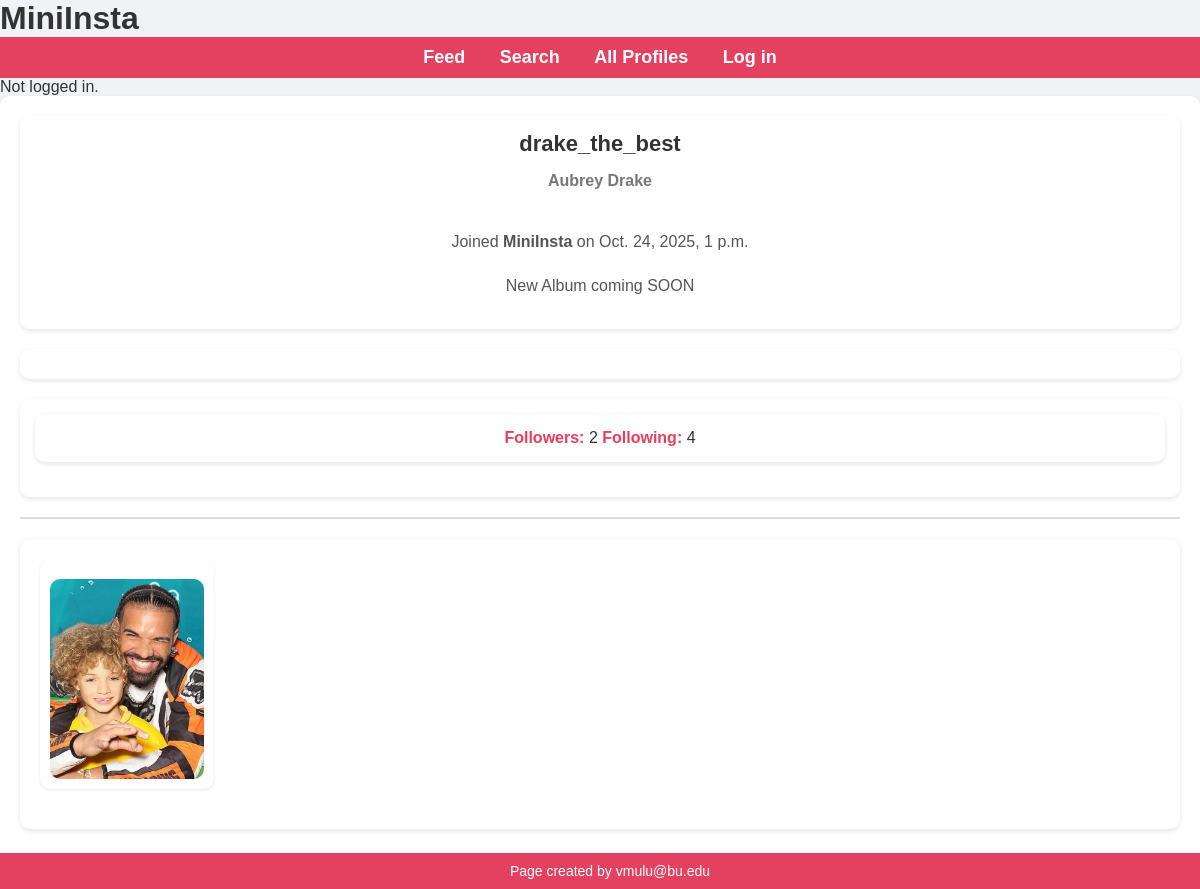
The page /mini_insta/profile/12/ on the database its author committed.
### mini_insta/models.py (models this page shows, shortened)
class Profile(models.Model):
    username = models.TextField(blank=True)
    display_name = models.TextField(blank=True)
    profile_image_url = models.URLField(blank=True)
    join_date = models.DateTimeField(auto_now=True)
    bio_text = models.TextField(blank=True)
    user = models.ForeignKey(User, on_delete=models.CASCADE)
    def __str__(self):
        return f'username: {self.username} name: {self.display_name}'
    def get_all_posts(self):
        posts = Post.objects.filter(profile=self)
        return posts
    def get_followers(self):
        followers = Follow.objects.filter(profile=self)
        followers_lst = []
        for follow in followers:
            followers_lst.append(follow.follower_profile)
        return followers_lst
    def get_num_followers(self):
        followers_lst = self.get_followers()
        return len(followers_lst)
    def get_following(self):
        following = Follow.objects.filter(follower_profile=self)
        following_lst = []
        for follow in following:
            following_lst.append(follow.profile)
        return following_lst
    def get_num_following(self):
        following_lst = self.get_following()
        return len(following_lst)

class Follow(models.Model):
    profile = models.ForeignKey(Profile, on_delete=models.CASCADE, related_name="profile")
    follower_profile = models.ForeignKey(Profile, on_delete=models.CASCADE, related_name="follower_profile")
    timestamp = models.DateTimeField(auto_now=True)

class Post(models.Model):
    profile = models.ForeignKey(Profile, on_delete=models.CASCADE)
    caption = models.TextField(blank=True)
    timestamp = models.DateTimeField(auto_now=True)
    def get_all_photos(self):
        photos = Photo.objects.filter(post=self).order_by('timestamp')
        return photos

class Photo(models.Model):
    post = models.ForeignKey(Post, on_delete=models.CASCADE)
    image_url = models.URLField(blank=True)
    timestamp = models.DateTimeField(auto_now=True)
    image_file = models.ImageField(blank=True)
    def get_image_url(self):
        if self.image_url:
            return self.image_url
        else:
            return self.image_file.url

### mini_insta/views.py (the view)
# urls.py: path('profile/<int:pk>/', ProfileDetailView.as_view(), name='profile'),
class ProfileDetailView(DetailView):
    model = Profile
    template_name = "mini_insta/show_profile.html"
    context_object_name = "profile"
    def get_object(self, queryset=None):
        if 'pk' in self.kwargs:
            return Profile.objects.get(pk=self.kwargs['pk'])
        return Profile.objects.get(user=self.request.user)
    def get_context_data(self, **kwargs):
        context = super().get_context_data(**kwargs)
        if self.request.user.is_authenticated:
            context['current_profile'] = Profile.objects.get(user=self.request.user)
        else:
            context['current_profile'] = None
        return context

### mini_insta/templates/mini_insta/show_profile.html (shortened to what this page needs)
{% extends 'mini_insta/base.html' %}
{% block content %}
<div class="profile-container">
    <div>
        <h2>
            {{profile.username}}
        </h2>
        <h3>
            {{profile.display_name}}
        </h3>
        <p>
            Joined <strong>MiniInsta</strong> on {{profile.join_date}}
        </p>
        <p>
            {{profile.bio_text}}
        </p>
    </div>
    <div>
    </div>
    <div>
        <div>
            <a href="{% url 'followers' profile.pk %}"><strong>Followers:</strong></a> {{profile.get_num_followers}}
            <a href="{% url 'following' profile.pk %}"><strong>Following:</strong></a> {{profile.get_num_following}}
        </div>
    </div>
    <hr>
    <div class="posts">
        {% for post in profile.get_all_posts %}
        <div class="post">
            {% with post.get_all_photos.first as photo %}
                {% if photo %}
                    <a href="{% url 'post' post.pk %}"> <img src="{{ photo.get_image_url }}" alt="Photo for {{ post.profile }}"> </a>
                {% endif %}
            {% endwith %}
        </div>
        {% endfor %}
    </div>
</div>
{% endblock %}

### static/mini_insta-styles.css (style rules this page uses)
body { font-family: 'Arial', sans-serif; background-color: #f0f2f5; color: #333; margin: 0; padding: 0; }
h1, h2, h3 { margin: 0; }
a { display: inline; width: 200px; margin: 0 auto; text-align: center; }
h3 { text-align: center; margin-top: 15px; }
a { color: #e4405f; text-decoration: none; }
div { padding: 15px; margin-bottom: 20px; background-color: white; border-radius: 10px; box-shadow: 0 2px 5px rgba(0, 0, 0, 0.1); }
h2 { font-size: 22px; color: #333; }
h3 { font-size: 16px; color: #777; margin-bottom: 10px; }
img { max-width: 100px; border-radius: 50%; margin-top: 10px; }
hr { border: 1px solid #ddd; margin-top: 20px; }
.profile-container { background-color: white; border-radius: 10px; box-shadow: 0 2px 5px rgba(0, 0, 0, 0.1); text-align: center; padding: 20px; }
.profile-container p { font-size: 16px; color: #555; line-height: 1.5; margin-top: 20px; padding: 0 10px; text-align: center; }
.profile-container img { max-width: 200px; }
.posts { display: grid; grid-template-columns: repeat(auto-fill, minmax(150px, 1fr)); gap: 15px; padding: 20px; margin-top: 20px; }
.posts .post { list-style-type: none; background-color: #fff; border-radius: 10px; box-shadow: 0 1px 3px rgba(0, 0, 0, 0.1); padding: 10px; text-align: center; }
.posts .post img { width: 100%; height: 200px; object-fit: cover; border-radius: 10px; }

### rows shown on the page
Profile: username "drake_the_best", display_name "Aubrey Drake", join_date "Oct. 24, 2025, 1 p.m.", bio_text "New Album coming SOON", get_num_followers "2", get_num_following "4"
Post: get_all_photos.first.get_image_url (picture)
